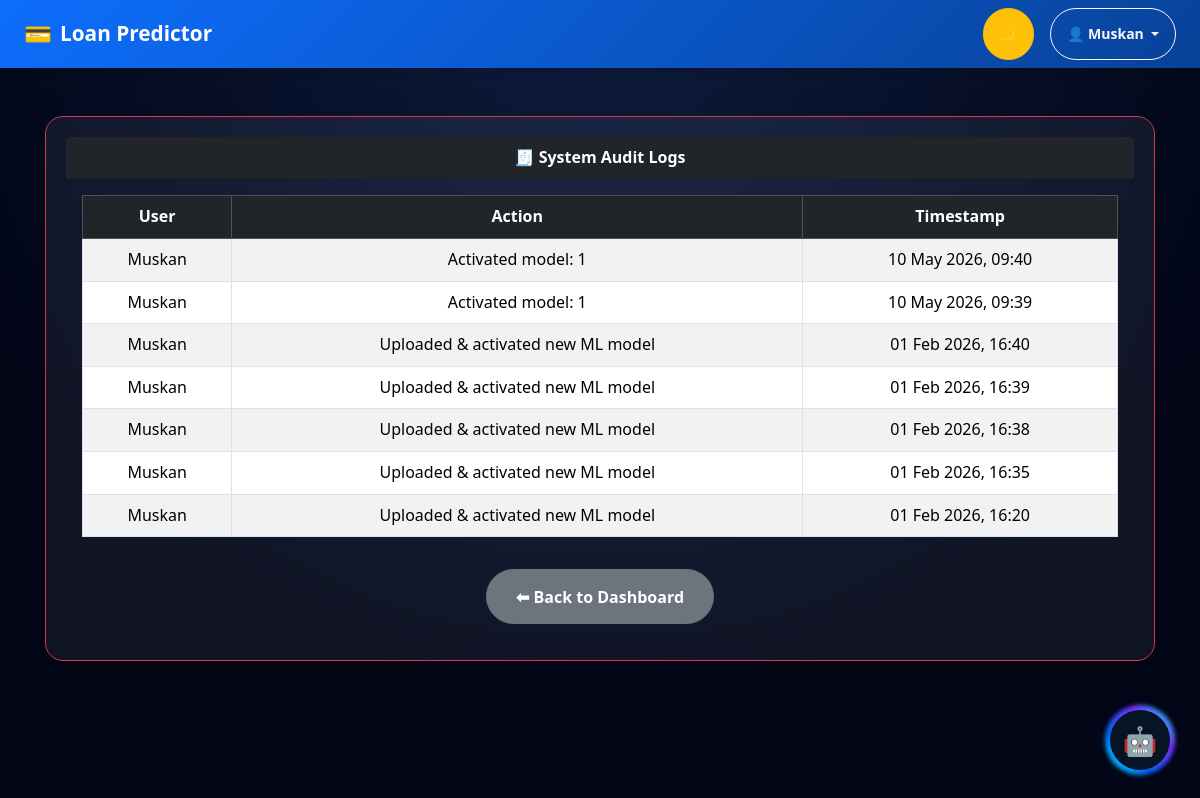
/superadmin/history/ (signed in), run on an earlier commit of the app's database.
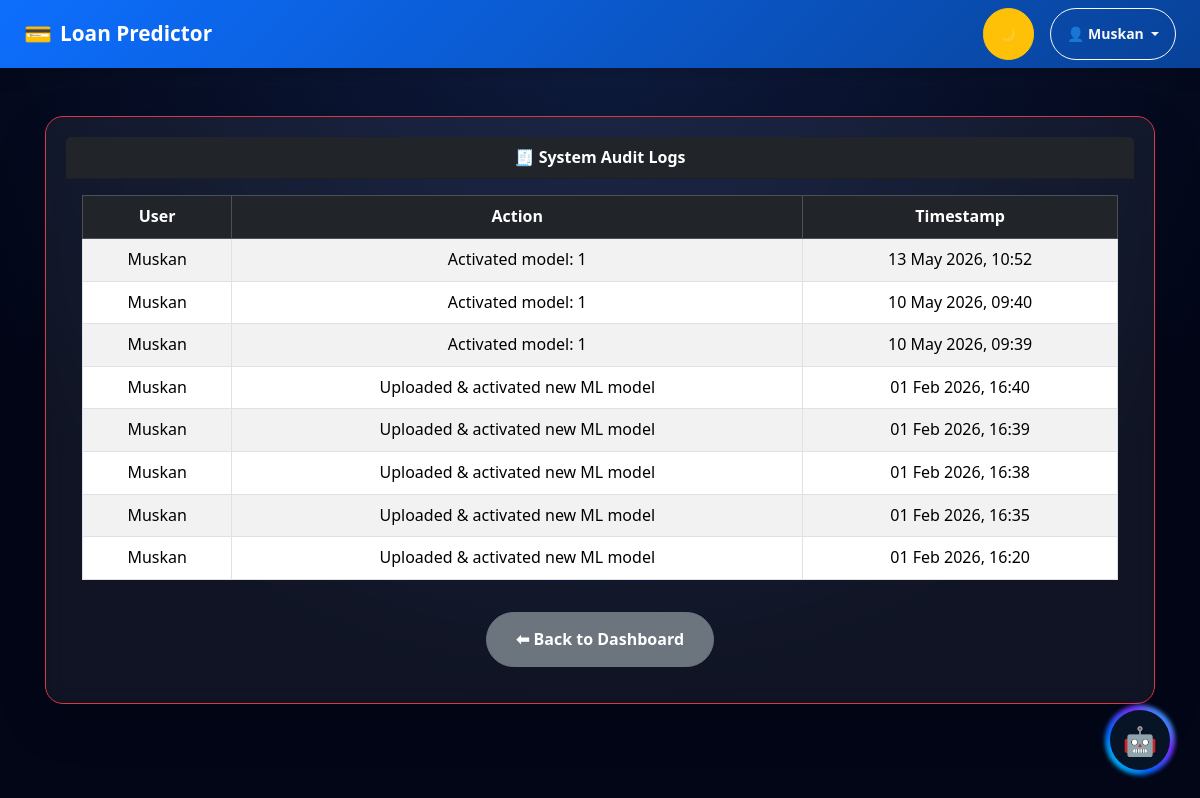
And on a later commit of the database.
### predictor/models.py (models this page shows, shortened)
class AuditLog(models.Model):
    user = models.ForeignKey(User, on_delete=models.SET_NULL, null=True)
    action = models.CharField(max_length=255)
    timestamp = models.DateTimeField(auto_now_add=True)

### predictor/views.py (the view)
# urls.py: path('superadmin/history/', views.system_history, name='system_history'),
@login_required
@user_passes_test(is_super_admin)
def system_history(request):
    logs = AuditLog.objects.order_by(
        '-timestamp'
    )
    return render(
        request,
        'predictor/system_history.html',
        {
            'records': logs
        }
    )

### predictor/utils.py (called while the page is built)
def is_super_admin(user):
    return user.groups.filter(name="SuperAdmin").exists()

### predictor/templates/predictor/system_history.html (shortened to what this page needs)
{% extends 'predictor/base.html' %}
{% block content %}
<div class="card shadow-lg border-danger">
    <div class="card-header bg-dark text-white fw-bold">
        🧾 System Audit Logs
    </div>
    <div class="card-body">
        {% if records %}
        <div class="table-responsive">
            <table class="table table-bordered table-striped">
                <thead class="table-dark text-center">
                    <tr>
                        <th>User</th>
                        <th>Action</th>
                        <th>Timestamp</th>
                    </tr>
                </thead>
                <tbody>
                    {% for r in records %}
                    <tr class="text-center">
                        <td>
                            {{ r.user.username }}
                        </td>
                        <td>
                            {{ r.action }}
                        </td>
                        <td>
                            {{ r.timestamp|date:"d M Y, H:i" }}
                        </td>
                    </tr>
                    {% endfor %}
                </tbody>
            </table>
        </div>
        {% else %}
        <div class="alert alert-warning text-center">
            No logs found.
        </div>
        {% endif %}
        <div class="text-center mt-3">
            <a href="{% url 'superadmin_dashboard' %}"
               class="btn btn-secondary">
               ⬅ Back to Dashboard
            </a>
        </div>
    </div>
</div>
{% endblock %}

What changed in the data, as far as the page shows it:
added AuditLog: user.username "Muskan", action "Activated model: 1", timestamp "13 May 2026, 10:52"
